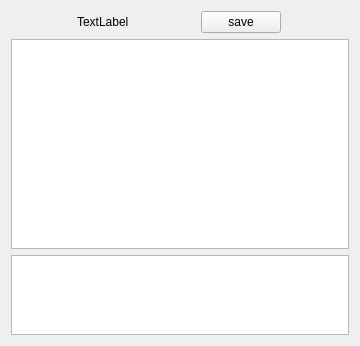
<?xml version="1.0" encoding="UTF-8"?>
<ui version="4.0">
 <class>TextVal</class>
 <widget class="QWidget" name="TextVal">
  <property name="geometry">
   <rect>
    <x>0</x>
    <y>0</y>
    <width>360</width>
    <height>346</height>
   </rect>
  </property>
  <property name="sizePolicy">
   <sizepolicy hsizetype="Preferred" vsizetype="MinimumExpanding">
    <horstretch>0</horstretch>
    <verstretch>0</verstretch>
   </sizepolicy>
  </property>
  <property name="windowTitle">
   <string notr="true">Form</string>
  </property>
  <layout class="QVBoxLayout" name="verticalLayout">
   <item>
    <layout class="QHBoxLayout" name="horizontalLayout">
     <item>
      <widget class="QLabel" name="valLabel">
       <property name="sizePolicy">
        <sizepolicy hsizetype="Fixed" vsizetype="Fixed">
         <horstretch>0</horstretch>
         <verstretch>0</verstretch>
        </sizepolicy>
       </property>
       <property name="text">
        <string>TextLabel</string>
       </property>
      </widget>
     </item>
     <item>
      <widget class="QPushButton" name="saveButton">
       <property name="sizePolicy">
        <sizepolicy hsizetype="Fixed" vsizetype="Fixed">
         <horstretch>0</horstretch>
         <verstretch>0</verstretch>
        </sizepolicy>
       </property>
       <property name="text">
        <string>save</string>
       </property>
      </widget>
     </item>
    </layout>
   </item>
   <item>
    <widget class="QTextEdit" name="textBox">
     <property name="documentTitle">
      <string notr="true"/>
     </property>
     <property name="html">
      <string notr="true">&lt;!DOCTYPE HTML PUBLIC &quot;-//W3C//DTD HTML 4.0//EN&quot; &quot;http://www.w3.org/TR/REC-html40/strict.dtd&quot;&gt;
&lt;html&gt;&lt;head&gt;&lt;meta name=&quot;qrichtext&quot; content=&quot;1&quot; /&gt;&lt;style type=&quot;text/css&quot;&gt;
p, li { white-space: pre-wrap; }
&lt;/style&gt;&lt;/head&gt;&lt;body style=&quot; font-family:'Sans Serif'; font-size:9pt; font-weight:400; font-style:normal;&quot;&gt;
&lt;p style=&quot;-qt-paragraph-type:empty; margin-top:0px; margin-bottom:0px; margin-left:0px; margin-right:0px; -qt-block-indent:0; text-indent:0px;&quot;&gt;&lt;br /&gt;&lt;/p&gt;&lt;/body&gt;&lt;/html&gt;</string>
     </property>
     <property name="placeholderText">
      <string notr="true"/>
     </property>
    </widget>
   </item>
   <item>
    <widget class="QTextEdit" name="evalText">
     <property name="sizePolicy">
      <sizepolicy hsizetype="Preferred" vsizetype="Preferred">
       <horstretch>0</horstretch>
       <verstretch>0</verstretch>
      </sizepolicy>
     </property>
     <property name="maximumSize">
      <size>
       <width>16777215</width>
       <height>80</height>
      </size>
     </property>
    </widget>
   </item>
  </layout>
 </widget>
 <resources/>
 <connections/>
</ui>
